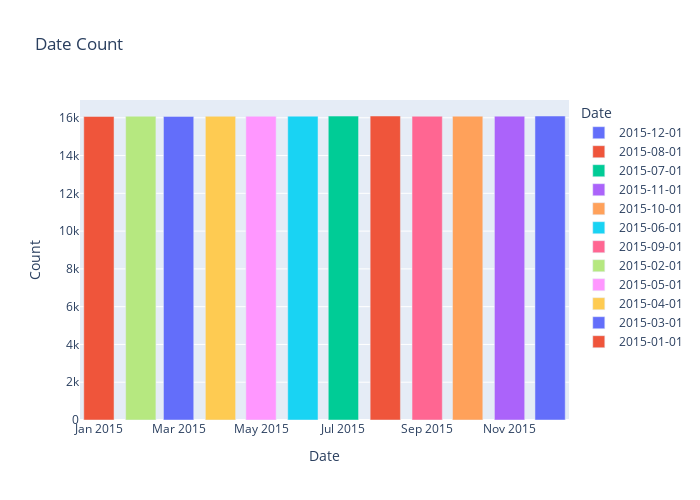

The cell this chart's notebook holds for it:
### Code cell
# Create a DataFrame 
date_count_df = pd.DataFrame({'Date': price_df["price_date"].value_counts().index, 'Count': price_df["price_date"].value_counts().values})

# Create a bar plot using Plotly Express
fig = px.bar(date_count_df, x='Date', y='Count', color='Date',
             title='Date Count',
             labels={'Date': 'Date', 'Count': 'Count'},
             height=500, width=700)

# Show the plot
fig.show()

### Figure 1 — Plotly figure (JSON) as saved in the notebook; plotly's stock layout.template omitted (floating-point values rounded to 4 significant figures)
{"data": [{"hovertemplate": "Date=%{x}<br>Count=%{y}<extra></extra>", "legendgroup": "2015-12-01", "marker": {"color": "#636efa", "pattern": {"shape": ""}}, "name": "2015-12-01", "orientation": "v", "showlegend": true, "textposition": "auto", "type": "bar", "x": ["2015-12-01"], "xaxis": "x", "y": [16094], "yaxis": "y"}, {"hovertemplate": "Date=%{x}<br>Count=%{y}<extra></extra>", "legendgroup": "2015-08-01", "marker": {"color": "#EF553B", "pattern": {"shape": ""}}, "name": "2015-08-01", "orientation": "v", "showlegend": true, "textposition": "auto", "type": "bar", "x": ["2015-08-01"], "xaxis": "x", "y": [16094], "yaxis": "y"}, {"hovertemplate": "Date=%{x}<br>Count=%{y}<extra></extra>", "legendgroup": "2015-07-01", "marker": {"color": "#00cc96", "pattern": {"shape": ""}}, "name": "2015-07-01", "orientation": "v", "showlegend": true, "textposition": "auto", "type": "bar", "x": ["2015-07-01"], "xaxis": "x", "y": [16090], "yaxis": "y"}, {"hovertemplate": "Date=%{x}<br>Count=%{y}<extra></extra>", "legendgroup": "2015-11-01", "marker": {"color": "#ab63fa", "pattern": {"shape": ""}}, "name": "2015-11-01", "orientation": "v", "showlegend": true, "textposition": "auto", "type": "bar", "x": ["2015-11-01"], "xaxis": "x", "y": [16087], "yaxis": "y"}, {"hovertemplate": "Date=%{x}<br>Count=%{y}<extra></extra>", "legendgroup": "2015-10-01", "marker": {"color": "#FFA15A", "pattern": {"shape": ""}}, "name": "2015-10-01", "orientation": "v", "showlegend": true, "textposition": "auto", "type": "bar", "x": ["2015-10-01"], "xaxis": "x", "y": [16085], "yaxis": "y"}, {"hovertemplate": "Date=%{x}<br>Count=%{y}<extra></extra>", "legendgroup": "2015-06-01", "marker": {"color": "#19d3f3", "pattern": {"shape": ""}}, "name": "2015-06-01", "orientation": "v", "showlegend": true, "textposition": "auto", "type": "bar", "x": ["2015-06-01"], "xaxis": "x", "y": [16085], "yaxis": "y"}, {"hovertemplate": "Date=%{x}<br>Count=%{y}<extra></extra>", "legendgroup": "2015-09-01", "marker": {"color": "#FF6692", "pattern": {"shape": ""}}, "name": "2015-09-01", "orientation": "v", "showlegend": true, "textposition": "auto", "type": "bar", "x": ["2015-09-01"], "xaxis": "x", "y": [16082], "yaxis": "y"}, {"hovertemplate": "Date=%{x}<br>Count=%{y}<extra></extra>", "legendgroup": "2015-02-01", "marker": {"color": "#B6E880", "pattern": {"shape": ""}}, "name": "2015-02-01", "orientation": "v", "showlegend": true, "textposition": "auto", "type": "bar", "x": ["2015-02-01"], "xaxis": "x", "y": [16082], "yaxis": "y"}, {"hovertemplate": "Date=%{x}<br>Count=%{y}<extra></extra>", "legendgroup": "2015-05-01", "marker": {"color": "#FF97FF", "pattern": {"shape": ""}}, "name": "2015-05-01", "orientation": "v", "showlegend": true, "textposition": "auto", "type": "bar", "x": ["2015-05-01"], "xaxis": "x", "y": [16080], "yaxis": "y"}, {"hovertemplate": "Date=%{x}<br>Count=%{y}<extra></extra>", "legendgroup": "2015-04-01", "marker": {"color": "#FECB52", "pattern": {"shape": ""}}, "name": "2015-04-01", "orientation": "v", "showlegend": true, "textposition": "auto", "type": "bar", "x": ["2015-04-01"], "xaxis": "x", "y": [16079], "yaxis": "y"}, {"hovertemplate": "Date=%{x}<br>Count=%{y}<extra></extra>", "legendgroup": "2015-03-01", "marker": {"color": "#636efa", "pattern": {"shape": ""}}, "name": "2015-03-01", "orientation": "v", "showlegend": true, "textposition": "auto", "type": "bar", "x": ["2015-03-01"], "xaxis": "x", "y": [16074], "yaxis": "y"}, {"hovertemplate": "Date=%{x}<br>Count=%{y}<extra></extra>", "legendgroup": "2015-01-01", "marker": {"color": "#EF553B", "pattern": {"shape": ""}}, "name": "2015-01-01", "orientation": "v", "showlegend": true, "textposition": "auto", "type": "bar", "x": ["2015-01-01"], "xaxis": "x", "y": [16070], "yaxis": "y"}], "layout": {"barmode": "relative", "height": 500, "legend": {"title": {"text": "Date"}, "tracegroupgap": 0}, "title": {"text": "Date Count"}, "width": 700, "xaxis": {"anchor": "y", "categoryarray": ["2015-12-01", "2015-08-01", "2015-07-01", "2015-11-01", "2015-10-01", "2015-06-01", "2015-09-01", "2015-02-01", "2015-05-01", "2015-04-01", "2015-03-01", "2015-01-01"], "categoryorder": "array", "domain": [0, 1], "title": {"text": "Date"}}, "yaxis": {"anchor": "x", "domain": [0, 1], "title": {"text": "Count"}}}}
